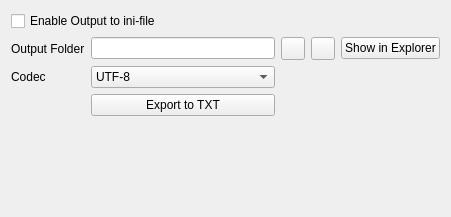
<?xml version="1.0" encoding="UTF-8"?>
<ui version="4.0">
 <class>SettingsPageOutputToFile</class>
 <widget class="QWidget" name="SettingsPageOutputToFile">
  <property name="geometry">
   <rect>
    <x>0</x>
    <y>0</y>
    <width>451</width>
    <height>217</height>
   </rect>
  </property>
  <property name="windowTitle">
   <string>Form</string>
  </property>
  <layout class="QGridLayout" name="gridLayout">
   <item row="1" column="2">
    <widget class="QToolButton" name="toolButtonSearchOutputFolder">
     <property name="toolTip">
      <string>&lt;html&gt;&lt;head/&gt;&lt;body&gt;&lt;p&gt;Search&lt;/p&gt;&lt;/body&gt;&lt;/html&gt;</string>
     </property>
     <property name="icon">
      <iconset resource="resources.qrc">
       <normaloff>:/resources/images/ic-folder.png</normaloff>:/resources/images/ic-folder.png</iconset>
     </property>
    </widget>
   </item>
   <item row="3" column="1">
    <widget class="QPushButton" name="pushButtonExportToTxt">
     <property name="text">
      <string>Export to TXT</string>
     </property>
    </widget>
   </item>
   <item row="2" column="0">
    <widget class="QLabel" name="label_2">
     <property name="sizePolicy">
      <sizepolicy hsizetype="Maximum" vsizetype="Preferred">
       <horstretch>0</horstretch>
       <verstretch>0</verstretch>
      </sizepolicy>
     </property>
     <property name="text">
      <string>Codec</string>
     </property>
    </widget>
   </item>
   <item row="1" column="0">
    <widget class="QLabel" name="label">
     <property name="sizePolicy">
      <sizepolicy hsizetype="Maximum" vsizetype="Preferred">
       <horstretch>0</horstretch>
       <verstretch>0</verstretch>
      </sizepolicy>
     </property>
     <property name="text">
      <string>Output Folder</string>
     </property>
    </widget>
   </item>
   <item row="1" column="3">
    <widget class="QToolButton" name="toolButtonResetOutputFolder">
     <property name="toolTip">
      <string>&lt;html&gt;&lt;head/&gt;&lt;body&gt;&lt;p&gt;Reset&lt;/p&gt;&lt;/body&gt;&lt;/html&gt;</string>
     </property>
     <property name="icon">
      <iconset resource="resources.qrc">
       <normaloff>:/resources/images/refresh.svg</normaloff>:/resources/images/refresh.svg</iconset>
     </property>
    </widget>
   </item>
   <item row="1" column="4">
    <widget class="QPushButton" name="pushButtonShowOutputFolder">
     <property name="sizePolicy">
      <sizepolicy hsizetype="Maximum" vsizetype="Fixed">
       <horstretch>0</horstretch>
       <verstretch>0</verstretch>
      </sizepolicy>
     </property>
     <property name="text">
      <string>Show in Explorer</string>
     </property>
    </widget>
   </item>
   <item row="0" column="0" colspan="3">
    <widget class="QCheckBox" name="checkBoxEnable">
     <property name="text">
      <string>Enable Output to ini-file</string>
     </property>
    </widget>
   </item>
   <item row="1" column="1">
    <widget class="QLineEdit" name="lineEditOutputFolder"/>
   </item>
   <item row="2" column="1">
    <widget class="QComboBox" name="comboBoxCodec">
     <item>
      <property name="text">
       <string>UTF-8</string>
      </property>
     </item>
     <item>
      <property name="text">
       <string>windows-1251</string>
      </property>
     </item>
    </widget>
   </item>
   <item row="4" column="0">
    <spacer name="verticalSpacer">
     <property name="orientation">
      <enum>Qt::Vertical</enum>
     </property>
     <property name="sizeHint" stdset="0">
      <size>
       <width>20</width>
       <height>40</height>
      </size>
     </property>
    </spacer>
   </item>
  </layout>
 </widget>
 <resources>
  <include location="resources.qrc"/>
 </resources>
 <connections/>
</ui>
